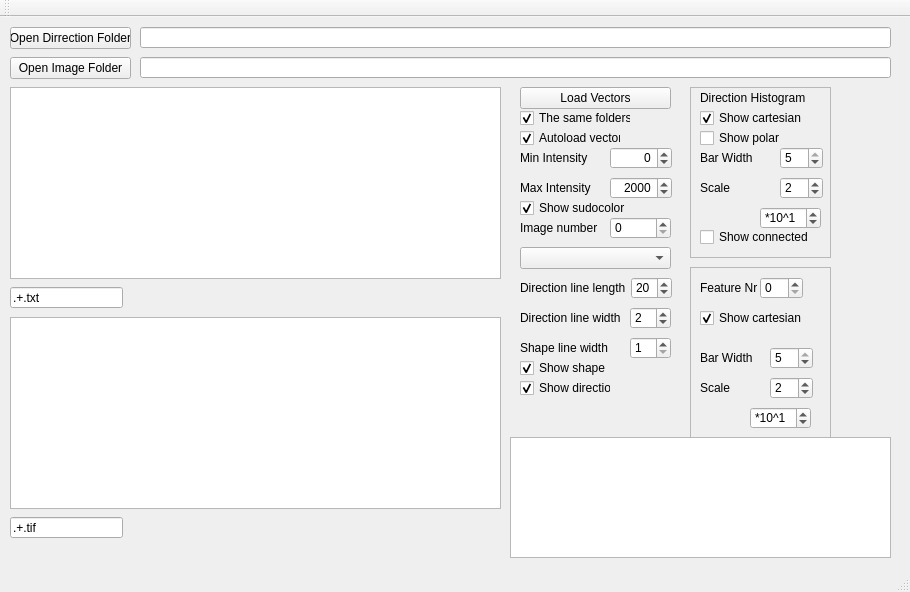
<?xml version="1.0" encoding="UTF-8"?>
<ui version="4.0">
 <class>MainWindow</class>
 <widget class="QMainWindow" name="MainWindow">
  <property name="geometry">
   <rect>
    <x>0</x>
    <y>0</y>
    <width>910</width>
    <height>592</height>
   </rect>
  </property>
  <property name="windowTitle">
   <string>MainWindow</string>
  </property>
  <widget class="QWidget" name="centralWidget">
   <widget class="QPushButton" name="pushButtonOpenDirFolder">
    <property name="geometry">
     <rect>
      <x>10</x>
      <y>10</y>
      <width>121</width>
      <height>22</height>
     </rect>
    </property>
    <property name="text">
     <string>Open Dirrection Folder</string>
    </property>
   </widget>
   <widget class="QPushButton" name="pushButtonOpenImageFolder">
    <property name="geometry">
     <rect>
      <x>10</x>
      <y>40</y>
      <width>121</width>
      <height>22</height>
     </rect>
    </property>
    <property name="text">
     <string>Open Image Folder</string>
    </property>
   </widget>
   <widget class="QLineEdit" name="lineEditDirectionFolder">
    <property name="geometry">
     <rect>
      <x>140</x>
      <y>10</y>
      <width>751</width>
      <height>21</height>
     </rect>
    </property>
   </widget>
   <widget class="QLineEdit" name="lineEditImageFolder">
    <property name="geometry">
     <rect>
      <x>140</x>
      <y>40</y>
      <width>751</width>
      <height>21</height>
     </rect>
    </property>
   </widget>
   <widget class="QListWidget" name="listWidgetDirFiles">
    <property name="geometry">
     <rect>
      <x>10</x>
      <y>70</y>
      <width>491</width>
      <height>192</height>
     </rect>
    </property>
   </widget>
   <widget class="QListWidget" name="listWidgetImageFiles">
    <property name="geometry">
     <rect>
      <x>10</x>
      <y>300</y>
      <width>491</width>
      <height>192</height>
     </rect>
    </property>
   </widget>
   <widget class="QLineEdit" name="lineEditRegexDirectionalityFile">
    <property name="geometry">
     <rect>
      <x>10</x>
      <y>270</y>
      <width>113</width>
      <height>21</height>
     </rect>
    </property>
    <property name="text">
     <string>.+.txt</string>
    </property>
   </widget>
   <widget class="QLineEdit" name="lineEditRegexImageFile">
    <property name="geometry">
     <rect>
      <x>10</x>
      <y>500</y>
      <width>113</width>
      <height>21</height>
     </rect>
    </property>
    <property name="text">
     <string>.+.tif</string>
    </property>
   </widget>
   <widget class="QTextEdit" name="textEditOut">
    <property name="geometry">
     <rect>
      <x>510</x>
      <y>420</y>
      <width>381</width>
      <height>121</height>
     </rect>
    </property>
   </widget>
   <widget class="QPushButton" name="pushButtonLoadVectors">
    <property name="geometry">
     <rect>
      <x>520</x>
      <y>70</y>
      <width>151</width>
      <height>22</height>
     </rect>
    </property>
    <property name="text">
     <string>Load Vectors</string>
    </property>
   </widget>
   <widget class="QDoubleSpinBox" name="doubleSpinBoxImMin">
    <property name="geometry">
     <rect>
      <x>610</x>
      <y>130</y>
      <width>62</width>
      <height>22</height>
     </rect>
    </property>
    <property name="alignment">
     <set>Qt::AlignRight|Qt::AlignTrailing|Qt::AlignVCenter</set>
    </property>
    <property name="decimals">
     <number>0</number>
    </property>
    <property name="minimum">
     <double>-65535.000000000000000</double>
    </property>
    <property name="maximum">
     <double>65535.000000000000000</double>
    </property>
    <property name="singleStep">
     <double>512.000000000000000</double>
    </property>
    <property name="value">
     <double>0.000000000000000</double>
    </property>
   </widget>
   <widget class="QLabel" name="labelMinIntensity">
    <property name="geometry">
     <rect>
      <x>520</x>
      <y>130</y>
      <width>81</width>
      <height>22</height>
     </rect>
    </property>
    <property name="text">
     <string>Min Intensity</string>
    </property>
   </widget>
   <widget class="QLabel" name="labelMaxIntensity">
    <property name="geometry">
     <rect>
      <x>520</x>
      <y>160</y>
      <width>81</width>
      <height>22</height>
     </rect>
    </property>
    <property name="text">
     <string>Max Intensity</string>
    </property>
   </widget>
   <widget class="QDoubleSpinBox" name="doubleSpinBoxImMax">
    <property name="geometry">
     <rect>
      <x>610</x>
      <y>160</y>
      <width>62</width>
      <height>22</height>
     </rect>
    </property>
    <property name="alignment">
     <set>Qt::AlignRight|Qt::AlignTrailing|Qt::AlignVCenter</set>
    </property>
    <property name="decimals">
     <number>0</number>
    </property>
    <property name="maximum">
     <double>605535.000000000000000</double>
    </property>
    <property name="singleStep">
     <double>512.000000000000000</double>
    </property>
    <property name="value">
     <double>2000.000000000000000</double>
    </property>
   </widget>
   <widget class="QSpinBox" name="spinBoxImageNr">
    <property name="geometry">
     <rect>
      <x>610</x>
      <y>200</y>
      <width>61</width>
      <height>22</height>
     </rect>
    </property>
   </widget>
   <widget class="QLabel" name="labelImageNr">
    <property name="geometry">
     <rect>
      <x>520</x>
      <y>200</y>
      <width>81</width>
      <height>22</height>
     </rect>
    </property>
    <property name="text">
     <string>Image number</string>
    </property>
   </widget>
   <widget class="QComboBox" name="comboBoxImageScale">
    <property name="geometry">
     <rect>
      <x>520</x>
      <y>230</y>
      <width>151</width>
      <height>22</height>
     </rect>
    </property>
   </widget>
   <widget class="QCheckBox" name="checkBoxShowSudoColor">
    <property name="geometry">
     <rect>
      <x>520</x>
      <y>180</y>
      <width>111</width>
      <height>22</height>
     </rect>
    </property>
    <property name="text">
     <string>Show sudocolor</string>
    </property>
    <property name="checked">
     <bool>true</bool>
    </property>
   </widget>
   <widget class="QSpinBox" name="spinBoxShapeLineWidth">
    <property name="geometry">
     <rect>
      <x>630</x>
      <y>320</y>
      <width>41</width>
      <height>22</height>
     </rect>
    </property>
    <property name="minimum">
     <number>1</number>
    </property>
    <property name="maximum">
     <number>5</number>
    </property>
    <property name="value">
     <number>1</number>
    </property>
   </widget>
   <widget class="QSpinBox" name="spinBoxDirectionLineWidth">
    <property name="geometry">
     <rect>
      <x>630</x>
      <y>290</y>
      <width>41</width>
      <height>22</height>
     </rect>
    </property>
    <property name="minimum">
     <number>1</number>
    </property>
    <property name="maximum">
     <number>10</number>
    </property>
    <property name="value">
     <number>2</number>
    </property>
   </widget>
   <widget class="QLabel" name="label_5">
    <property name="geometry">
     <rect>
      <x>520</x>
      <y>320</y>
      <width>91</width>
      <height>22</height>
     </rect>
    </property>
    <property name="text">
     <string>Shape line width</string>
    </property>
   </widget>
   <widget class="QCheckBox" name="checkBoxShowSape">
    <property name="geometry">
     <rect>
      <x>520</x>
      <y>340</y>
      <width>101</width>
      <height>22</height>
     </rect>
    </property>
    <property name="text">
     <string>Show shape</string>
    </property>
    <property name="checked">
     <bool>true</bool>
    </property>
   </widget>
   <widget class="QLabel" name="label_4">
    <property name="geometry">
     <rect>
      <x>520</x>
      <y>290</y>
      <width>101</width>
      <height>22</height>
     </rect>
    </property>
    <property name="text">
     <string>Direction line width</string>
    </property>
   </widget>
   <widget class="QLabel" name="label_2">
    <property name="geometry">
     <rect>
      <x>520</x>
      <y>260</y>
      <width>111</width>
      <height>22</height>
     </rect>
    </property>
    <property name="text">
     <string>Direction line length</string>
    </property>
   </widget>
   <widget class="QCheckBox" name="checkBoxShowDirection">
    <property name="geometry">
     <rect>
      <x>520</x>
      <y>360</y>
      <width>91</width>
      <height>22</height>
     </rect>
    </property>
    <property name="text">
     <string>Show direction</string>
    </property>
    <property name="checked">
     <bool>true</bool>
    </property>
   </widget>
   <widget class="QDoubleSpinBox" name="doubleSpinBoxDirectionLineLenght">
    <property name="geometry">
     <rect>
      <x>631</x>
      <y>260</y>
      <width>41</width>
      <height>22</height>
     </rect>
    </property>
    <property name="decimals">
     <number>0</number>
    </property>
    <property name="value">
     <double>20.000000000000000</double>
    </property>
   </widget>
   <widget class="QCheckBox" name="checkBoxSameFolders">
    <property name="geometry">
     <rect>
      <x>520</x>
      <y>90</y>
      <width>111</width>
      <height>22</height>
     </rect>
    </property>
    <property name="text">
     <string>The same folders</string>
    </property>
    <property name="checked">
     <bool>true</bool>
    </property>
   </widget>
   <widget class="QCheckBox" name="checkBoxAuloLoadVectors">
    <property name="geometry">
     <rect>
      <x>520</x>
      <y>110</y>
      <width>101</width>
      <height>22</height>
     </rect>
    </property>
    <property name="text">
     <string>Autoload vectors</string>
    </property>
    <property name="checked">
     <bool>true</bool>
    </property>
   </widget>
   <widget class="QFrame" name="frame">
    <property name="geometry">
     <rect>
      <x>690</x>
      <y>70</y>
      <width>141</width>
      <height>171</height>
     </rect>
    </property>
    <property name="frameShape">
     <enum>QFrame::StyledPanel</enum>
    </property>
    <property name="frameShadow">
     <enum>QFrame::Raised</enum>
    </property>
    <property name="lineWidth">
     <number>2</number>
    </property>
    <widget class="QCheckBox" name="checkBoxShowDirCartesianHistogram">
     <property name="geometry">
      <rect>
       <x>10</x>
       <y>20</y>
       <width>111</width>
       <height>22</height>
      </rect>
     </property>
     <property name="text">
      <string>Show cartesian</string>
     </property>
     <property name="checked">
      <bool>true</bool>
     </property>
    </widget>
    <widget class="QLabel" name="labelDirHistBarWidth">
     <property name="geometry">
      <rect>
       <x>10</x>
       <y>60</y>
       <width>71</width>
       <height>22</height>
      </rect>
     </property>
     <property name="text">
      <string>Bar Width</string>
     </property>
    </widget>
    <widget class="QSpinBox" name="spinBoxHistogramBarWidth">
     <property name="geometry">
      <rect>
       <x>90</x>
       <y>60</y>
       <width>43</width>
       <height>22</height>
      </rect>
     </property>
     <property name="minimum">
      <number>1</number>
     </property>
     <property name="maximum">
      <number>5</number>
     </property>
     <property name="value">
      <number>5</number>
     </property>
    </widget>
    <widget class="QSpinBox" name="spinBoxHistogramScaleCoef">
     <property name="geometry">
      <rect>
       <x>70</x>
       <y>120</y>
       <width>61</width>
       <height>22</height>
      </rect>
     </property>
     <property name="suffix">
      <string/>
     </property>
     <property name="prefix">
      <string>*10^</string>
     </property>
     <property name="minimum">
      <number>0</number>
     </property>
     <property name="maximum">
      <number>5</number>
     </property>
     <property name="value">
      <number>1</number>
     </property>
    </widget>
    <widget class="QCheckBox" name="checkBoxShowPolarHistogram">
     <property name="geometry">
      <rect>
       <x>10</x>
       <y>40</y>
       <width>111</width>
       <height>22</height>
      </rect>
     </property>
     <property name="text">
      <string>Show polar</string>
     </property>
     <property name="checked">
      <bool>false</bool>
     </property>
    </widget>
    <widget class="QLabel" name="labelDirectionHistogram">
     <property name="geometry">
      <rect>
       <x>10</x>
       <y>0</y>
       <width>111</width>
       <height>22</height>
      </rect>
     </property>
     <property name="text">
      <string>Direction Histogram</string>
     </property>
    </widget>
    <widget class="QLabel" name="labelMaxHistScale">
     <property name="geometry">
      <rect>
       <x>10</x>
       <y>90</y>
       <width>71</width>
       <height>22</height>
      </rect>
     </property>
     <property name="text">
      <string>Scale</string>
     </property>
    </widget>
    <widget class="QSpinBox" name="spinBoxHistogramScaleHeight">
     <property name="geometry">
      <rect>
       <x>90</x>
       <y>90</y>
       <width>43</width>
       <height>22</height>
      </rect>
     </property>
     <property name="minimum">
      <number>1</number>
     </property>
     <property name="maximum">
      <number>10</number>
     </property>
     <property name="singleStep">
      <number>1</number>
     </property>
     <property name="value">
      <number>2</number>
     </property>
    </widget>
    <widget class="QCheckBox" name="checkBoxShowConnected">
     <property name="geometry">
      <rect>
       <x>10</x>
       <y>140</y>
       <width>111</width>
       <height>20</height>
      </rect>
     </property>
     <property name="text">
      <string>Show connected</string>
     </property>
    </widget>
   </widget>
   <widget class="QFrame" name="frame_2">
    <property name="geometry">
     <rect>
      <x>690</x>
      <y>250</y>
      <width>141</width>
      <height>171</height>
     </rect>
    </property>
    <property name="frameShape">
     <enum>QFrame::StyledPanel</enum>
    </property>
    <property name="frameShadow">
     <enum>QFrame::Raised</enum>
    </property>
    <widget class="QSpinBox" name="spinBoxFeatureNr">
     <property name="geometry">
      <rect>
       <x>70</x>
       <y>10</y>
       <width>43</width>
       <height>22</height>
      </rect>
     </property>
     <property name="minimum">
      <number>0</number>
     </property>
     <property name="maximum">
      <number>10</number>
     </property>
    </widget>
    <widget class="QLabel" name="labelFeatureNr">
     <property name="geometry">
      <rect>
       <x>10</x>
       <y>10</y>
       <width>61</width>
       <height>22</height>
      </rect>
     </property>
     <property name="text">
      <string>Feature Nr</string>
     </property>
    </widget>
    <widget class="QSpinBox" name="spinBoxFeatureHistogramScaleHeight">
     <property name="geometry">
      <rect>
       <x>80</x>
       <y>110</y>
       <width>43</width>
       <height>22</height>
      </rect>
     </property>
     <property name="minimum">
      <number>1</number>
     </property>
     <property name="maximum">
      <number>10</number>
     </property>
     <property name="singleStep">
      <number>1</number>
     </property>
     <property name="value">
      <number>2</number>
     </property>
    </widget>
    <widget class="QSpinBox" name="spinBoxFeatureHistogramScaleCoef">
     <property name="geometry">
      <rect>
       <x>60</x>
       <y>140</y>
       <width>61</width>
       <height>22</height>
      </rect>
     </property>
     <property name="suffix">
      <string/>
     </property>
     <property name="prefix">
      <string>*10^</string>
     </property>
     <property name="minimum">
      <number>0</number>
     </property>
     <property name="maximum">
      <number>5</number>
     </property>
     <property name="value">
      <number>1</number>
     </property>
    </widget>
    <widget class="QSpinBox" name="spinBoxFeatureHistogramBarWidth">
     <property name="geometry">
      <rect>
       <x>80</x>
       <y>80</y>
       <width>43</width>
       <height>22</height>
      </rect>
     </property>
     <property name="minimum">
      <number>1</number>
     </property>
     <property name="maximum">
      <number>5</number>
     </property>
     <property name="value">
      <number>5</number>
     </property>
    </widget>
    <widget class="QCheckBox" name="checkBoxShowFeatureHistogram">
     <property name="geometry">
      <rect>
       <x>10</x>
       <y>40</y>
       <width>111</width>
       <height>22</height>
      </rect>
     </property>
     <property name="text">
      <string>Show cartesian</string>
     </property>
     <property name="checked">
      <bool>true</bool>
     </property>
    </widget>
    <widget class="QLabel" name="labelDirHistBarWidth_2">
     <property name="geometry">
      <rect>
       <x>10</x>
       <y>80</y>
       <width>71</width>
       <height>22</height>
      </rect>
     </property>
     <property name="text">
      <string>Bar Width</string>
     </property>
    </widget>
    <widget class="QLabel" name="labelMaxHistScale_2">
     <property name="geometry">
      <rect>
       <x>10</x>
       <y>110</y>
       <width>71</width>
       <height>22</height>
      </rect>
     </property>
     <property name="text">
      <string>Scale</string>
     </property>
    </widget>
   </widget>
  </widget>
  <widget class="QMenuBar" name="menuBar">
   <property name="geometry">
    <rect>
     <x>0</x>
     <y>0</y>
     <width>910</width>
     <height>21</height>
    </rect>
   </property>
  </widget>
  <widget class="QToolBar" name="mainToolBar">
   <attribute name="toolBarArea">
    <enum>TopToolBarArea</enum>
   </attribute>
   <attribute name="toolBarBreak">
    <bool>false</bool>
   </attribute>
  </widget>
  <widget class="QStatusBar" name="statusBar"/>
 </widget>
 <layoutdefault spacing="6" margin="11"/>
 <resources/>
 <connections/>
</ui>
